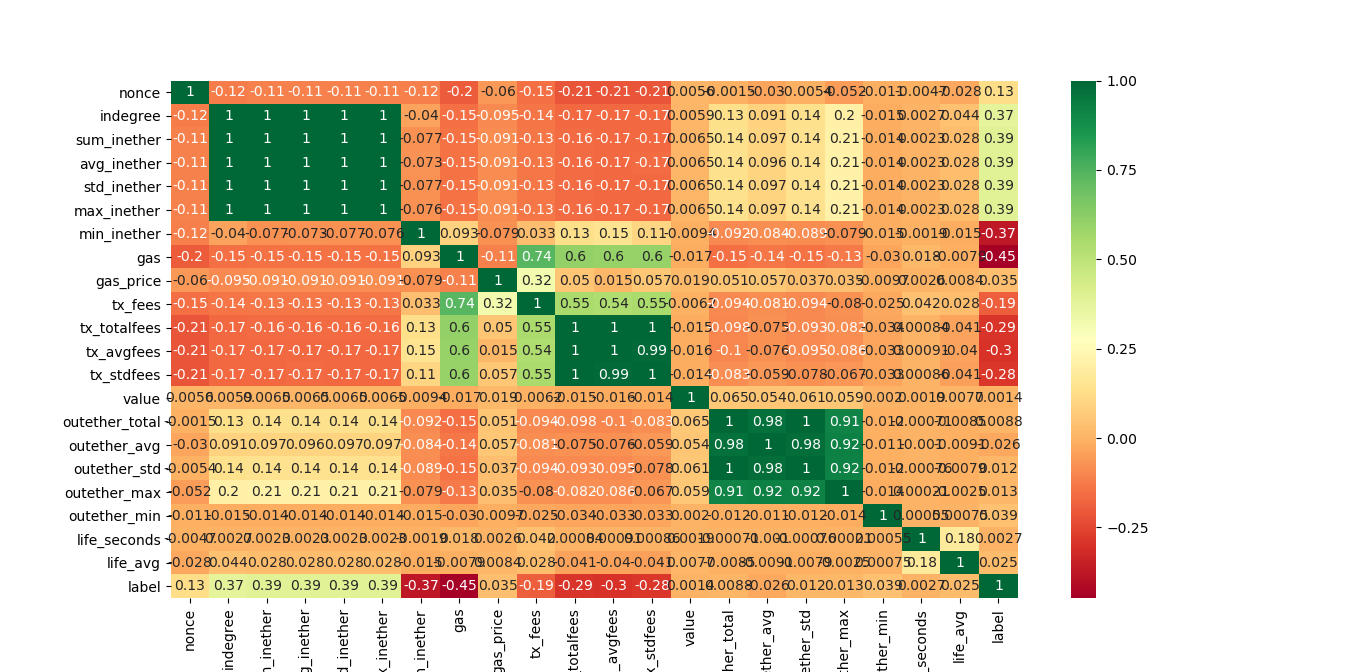

The script that drew this image:
from sklearn.feature_selection import SelectKBest
from sklearn.feature_selection import chi2
import numpy as np
import pandas as pd
import matplotlib.pyplot as plt
import os
import csv
import time
from sklearn.cluster import KMeans
from sklearn.metrics import confusion_matrix
from sklearn.neighbors import KNeighborsClassifier
from sklearn import preprocessing
import seaborn as sns
import scikitplot as skplt 
from sklearn import metrics
from sklearn.naive_bayes import GaussianNB


def fengr():
	#import the dataset
	df = pd.read_csv('D:/University/MS/Thesis/Current/W16/2-data/test_train_split/shuffled/shuffled_train_subset.csv', low_memory=False)
	df2= pd.read_csv('D:/University/MS/Thesis/Current/W16/2-data/test_train_split/shuffled/shuffled_test_subset.csv', low_memory=False)


	del df['from_address']
	del df2['from_address']

	del df['to_address']
	del df2['to_address']

	del df['block_timestamp']
	del df2['block_timestamp']

	del df['block_number']
	del df2['block_number']

	data= df

	# Converting string labels into numbers.
	le = preprocessing.LabelEncoder()
	df['label']=le.fit_transform( df['label'])
	df2['label']=le.fit_transform( df2['label'])
	#print(df)
	le_name_mapping = dict(zip(le.classes_, le.transform(le.classes_)))
	print(le_name_mapping)
	
	#saving training labels as dataframe
	X = df[df.columns[:-1]]
	y = df['label']	

	#dropping label column from test data
	testData = df2[df2.columns[:-1]].values
	y_test = df2['label']
	
	#apply SelectKBest class to extract top 10 best features
	#get correlations of each features in dataset
	corrmat = df.corr()
	top_corr_features = corrmat.index
	plt.figure(figsize=(20,20))
	#plot heat map
	g=sns.heatmap(data[top_corr_features].corr(),annot=True,cmap="RdYlGn")
	plt.show()


fengr()
